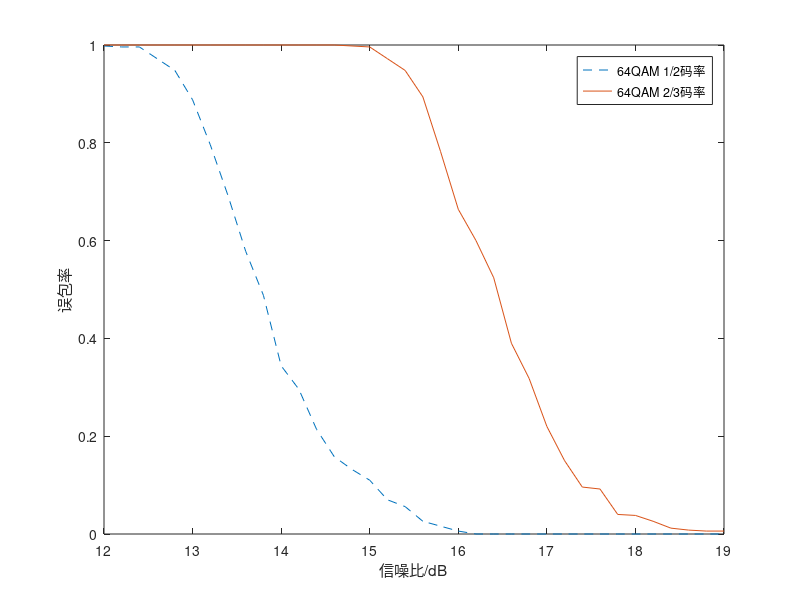

Write the MATLAB code that produced this figure.
clc;
clear;
close all;

% load MCS1.mat
% PER1 = PER;
% SNRrecord1 = SNRrecord;
% 
% load MCS4.mat
% PER2 = PER;
% SNRrecord2 = SNRrecord;
% 
% 
% x = [8:0.2:16];
% y1 = ones(1,41);
% y2 = zeros(1,41);
% y1(end-20:end) = PER1;
% y2(1:23) = PER2;
% plot(x,y1,'--')
% hold on
% plot(x,y2,'-')
% legend('64QAM 1/2码率','16QAM 1/2码率')
% ylabel('误包率')
% xlabel('信噪比/dB')

load MCS1.mat
PER1 = PER;
SNRrecord1 = SNRrecord;

load MCS6.mat
PER2 = PER;
SNRrecord2 = SNRrecord;

x = [12:0.2:19];
y2 = ones(1,36);
y1 = zeros(1,36);
y1(1:21) = PER1;
y2(end-25:end) = PER2;
plot(x,y1,'--')
hold on
plot(x,y2,'-')
legend('64QAM 1/2码率','64QAM 2/3码率')
ylabel('误包率')
xlabel('信噪比/dB')